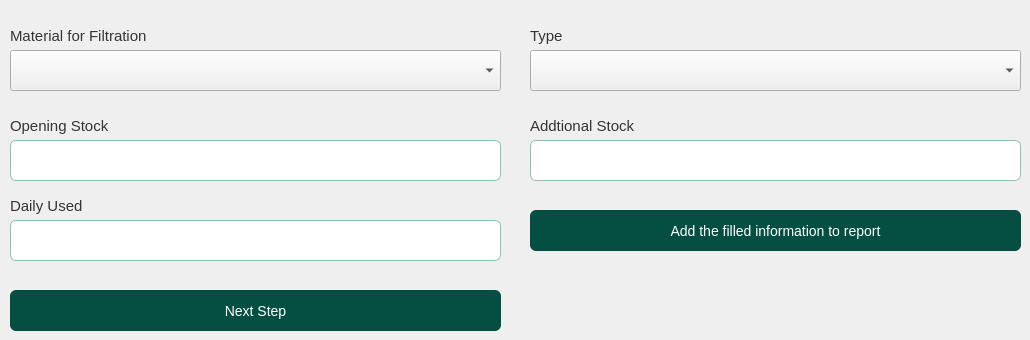
     <widget class="QWidget" name="tab_consumables">
      <attribute name="title">
       <string>Consumables</string>
      </attribute>
      <widget class="QLabel" name="lbl_daily_used">
       <property name="geometry">
        <rect>
         <x>10</x>
         <y>190</y>
         <width>91</width>
         <height>31</height>
        </rect>
       </property>
       <property name="font">
        <font>
         <pointsize>11</pointsize>
        </font>
       </property>
       <property name="styleSheet">
        <string notr="true">color: rgb(52, 52, 52);</string>
       </property>
       <property name="text">
        <string>Daily Used</string>
       </property>
      </widget>
      <widget class="QLineEdit" name="txt_aditional_stocke">
       <property name="geometry">
        <rect>
         <x>530</x>
         <y>140</y>
         <width>491</width>
         <height>41</height>
        </rect>
       </property>
       <property name="styleSheet">
        <string notr="true">QLineEdit{


background-color:#fff;
border: 1px solid #8ec0af;
border-radius: 6px
}</string>
       </property>
       <property name="placeholderText">
        <string/>
       </property>
      </widget>
      <widget class="QLabel" name="lbl_aditional_stocke">
       <property name="geometry">
        <rect>
         <x>530</x>
         <y>110</y>
         <width>151</width>
         <height>31</height>
        </rect>
       </property>
       <property name="font">
        <font>
         <pointsize>11</pointsize>
        </font>
       </property>
       <property name="styleSheet">
        <string notr="true">color: rgb(52, 52, 52);</string>
       </property>
       <property name="text">
        <string>Addtional Stock</string>
       </property>
      </widget>
      <widget class="QLabel" name="lbl_opening_stock">
       <property name="geometry">
        <rect>
         <x>10</x>
         <y>110</y>
         <width>101</width>
         <height>31</height>
        </rect>
       </property>
       <property name="font">
        <font>
         <pointsize>11</pointsize>
        </font>
       </property>
       <property name="styleSheet">
        <string notr="true">color: rgb(52, 52, 52);</string>
       </property>
       <property name="text">
        <string>Opening Stock</string>
       </property>
      </widget>
      <widget class="QLabel" name="lbl_type">
       <property name="geometry">
        <rect>
         <x>530</x>
         <y>20</y>
         <width>51</width>
         <height>31</height>
        </rect>
       </property>
       <property name="font">
        <font>
         <pointsize>11</pointsize>
        </font>
       </property>
       <property name="styleSheet">
        <string notr="true">color: rgb(52, 52, 52);</string>
       </property>
       <property name="text">
        <string>Type</string>
       </property>
      </widget>
      <widget class="QLabel" name="lbl_material_filtration">
       <property name="geometry">
        <rect>
         <x>10</x>
         <y>20</y>
         <width>151</width>
         <height>31</height>
        </rect>
       </property>
       <property name="font">
        <font>
         <pointsize>11</pointsize>
        </font>
       </property>
       <property name="styleSheet">
        <string notr="true">color: rgb(52, 52, 52);</string>
       </property>
       <property name="text">
        <string>Material for Filtration</string>
       </property>
      </widget>
      <widget class="QPushButton" name="btn_next_step_consumables">
       <property name="geometry">
        <rect>
         <x>10</x>
         <y>290</y>
         <width>491</width>
         <height>41</height>
        </rect>
       </property>
       <property name="styleSheet">
        <string notr="true">

QPushButton#btn_next_step_consumables{

border:none;
background-color:#044e42;
color:white;
font-size:14px;
border-radius: 6px;
transition: background-color 0.5s ease;
padding:10px;
text-align:rigth;
}

QPushButton#btn_next_step_consumables:hover{
 background-color: #044e42;
border-radius: 6px;
transition: background-color 0.5s ease;
padding:10px;
}

QPushButton#btn_next_step_consumables:pressed {
 background-color: #044e42;
border-radius: 6px;
background-color: #033029;
padding:10px;
 }
</string>
       </property>
       <property name="text">
        <string>Next Step</string>
       </property>
       <property name="icon">
        <iconset>
         <normaloff>../../img/check-solid.svg</normaloff>../../img/check-solid.svg</iconset>
       </property>
      </widget>
      <widget class="QPushButton" name="btn_add_information_consumables">
       <property name="geometry">
        <rect>
         <x>530</x>
         <y>210</y>
         <width>491</width>
         <height>41</height>
        </rect>
       </property>
       <property name="styleSheet">
        <string notr="true">

QPushButton#btn_add_information_consumables{

border:none;
background-color:#044e42;
color:white;
font-size:14px;
border-radius: 6px;
transition: background-color 0.5s ease;
padding:10px;
text-align:rigth;
}

QPushButton#btn_add_information_consumables:hover{
 background-color: #044e42;
border-radius: 6px;
transition: background-color 0.5s ease;
padding:10px;
}

QPushButton#btn_add_information_consumables:pressed {
 background-color: #044e42;
border-radius: 6px;
background-color: #033029;
padding:10px;
 }
</string>
       </property>
       <property name="text">
        <string>Add the filled information to report</string>
       </property>
       <property name="icon">
        <iconset>
         <normaloff>../../img/check-solid.svg</normaloff>../../img/check-solid.svg</iconset>
       </property>
      </widget>
      <widget class="QLineEdit" name="txt_opening_stock">
       <property name="geometry">
        <rect>
         <x>10</x>
         <y>140</y>
         <width>491</width>
         <height>41</height>
        </rect>
       </property>
       <property name="styleSheet">
        <string notr="true">QLineEdit{


background-color:#fff;
border: 1px solid #8ec0af;
border-radius: 6px
}</string>
       </property>
       <property name="placeholderText">
        <string/>
       </property>
      </widget>
      <widget class="QLineEdit" name="txt_daily_used">
       <property name="geometry">
        <rect>
         <x>10</x>
         <y>220</y>
         <width>491</width>
         <height>41</height>
        </rect>
       </property>
       <property name="styleSheet">
        <string notr="true">QLineEdit{


background-color:#fff;
border: 1px solid #8ec0af;
border-radius: 6px
}</string>
       </property>
       <property name="placeholderText">
        <string/>
       </property>
      </widget>
      <widget class="QComboBox" name="cbx_material_filtration">
       <property name="geometry">
        <rect>
         <x>10</x>
         <y>50</y>
         <width>491</width>
         <height>41</height>
        </rect>
       </property>
       <property name="styleSheet">
        <string notr="true"/>
       </property>
      </widget>
      <widget class="QComboBox" name="cbx_material_filtration_2">
       <property name="geometry">
        <rect>
         <x>530</x>
         <y>50</y>
         <width>491</width>
         <height>41</height>
        </rect>
       </property>
       <property name="styleSheet">
        <string notr="true"/>
       </property>
      </widget>
      <zorder>lbl_opening_stock</zorder>
      <zorder>lbl_aditional_stocke</zorder>
      <zorder>lbl_type</zorder>
      <zorder>lbl_daily_used</zorder>
      <zorder>txt_aditional_stocke</zorder>
      <zorder>lbl_material_filtration</zorder>
      <zorder>btn_next_step_consumables</zorder>
      <zorder>btn_add_information_consumables</zorder>
      <zorder>txt_opening_stock</zorder>
      <zorder>txt_daily_used</zorder>
      <zorder>cbx_material_filtration</zorder>
      <zorder>cbx_material_filtration_2</zorder>
     </widget>
